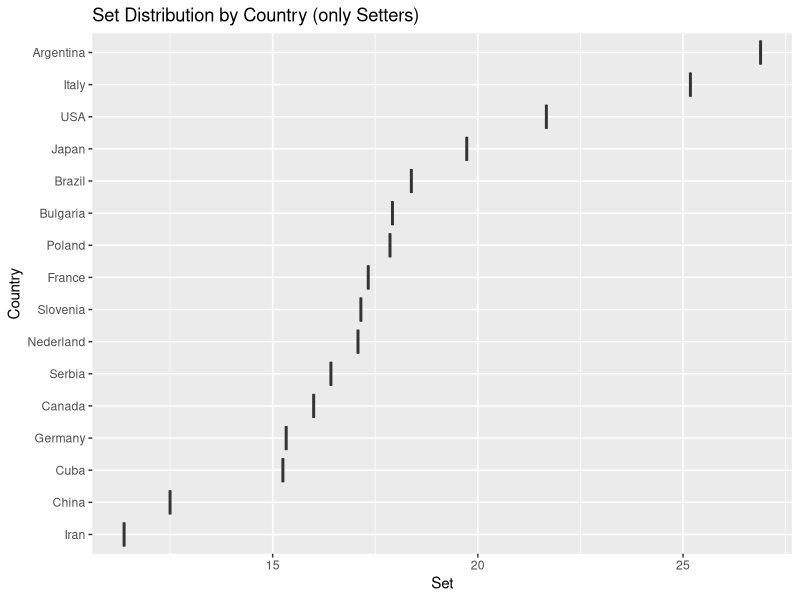
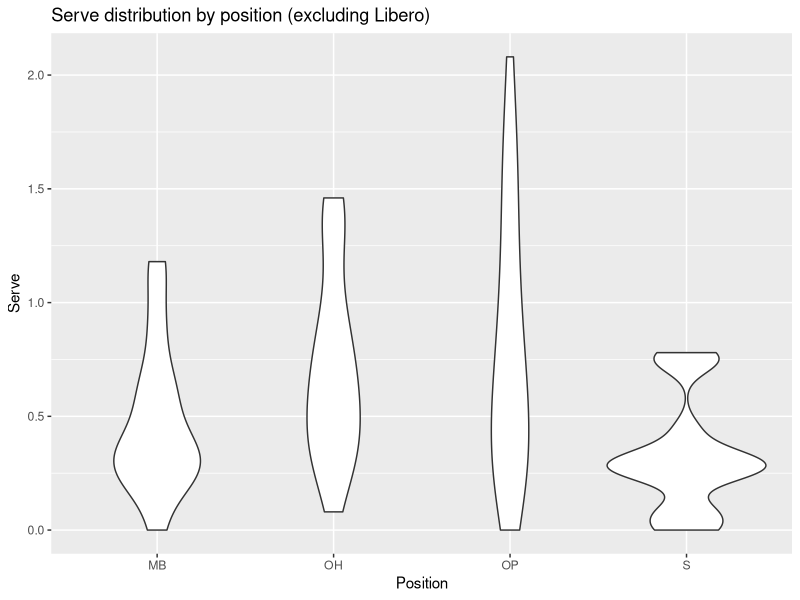
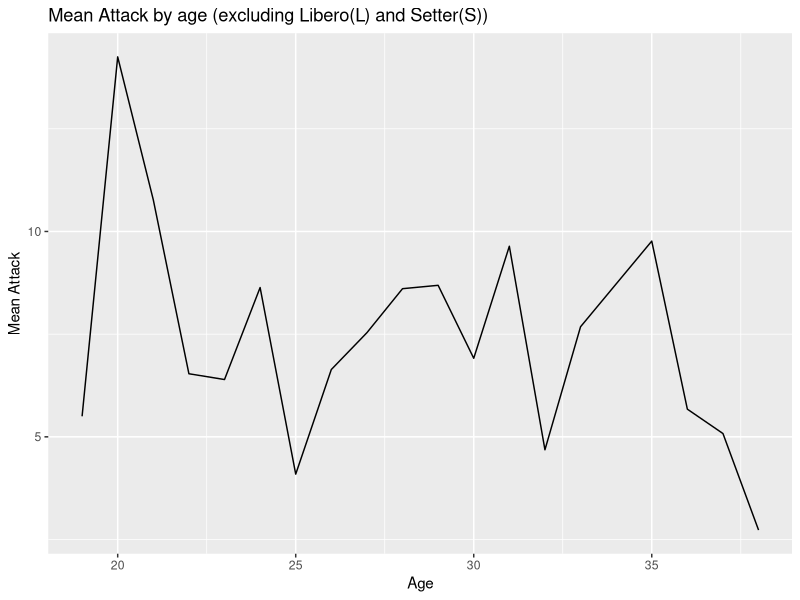
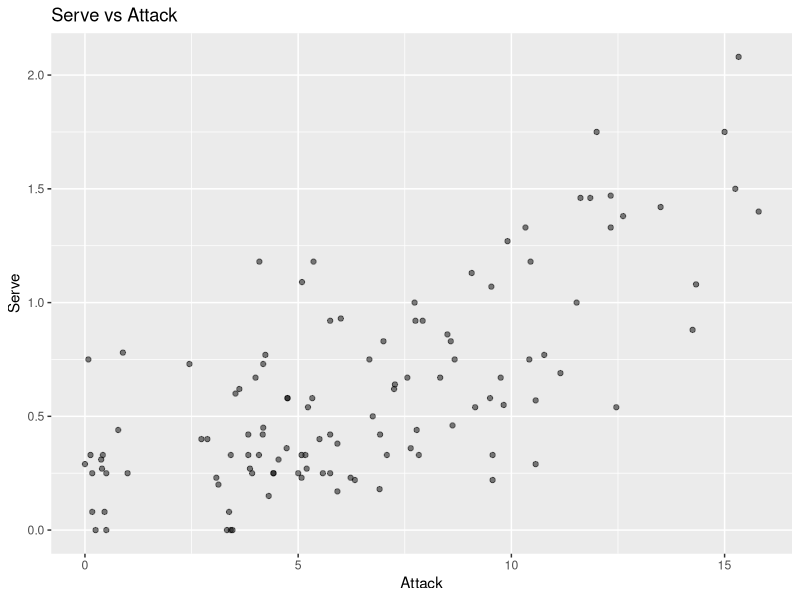

R code for these plots, in order:
## ---- chunk 1
library(tidyverse)

mydata <- read_csv("data/VNL2023.csv")

## ---- chunk 2
library(dplyr)
View(mydata)
summary(mydata)

## ---- chunk 3
# See how many people in each position
mydata %>%
    count(Position)
# See how many peopke in each country
mydata %>%
  count(Country)
# See how many peopke in each country
mydata %>%
  count(Age)


# See the mean value of Age
mean(mydata$Age)

# See the mean value of Age each Position
mydata %>%
  group_by(Position) %>%
  summarise(mean_age = mean(Age), na.rm = TRUE)

#See the mean value of Attack in each country without Libero and Setter
mydata %>%
  filter(Position %in% c('OH', 'MB', "OP")) %>%
  group_by(Country) %>%
  summarise(mean_attack_country = mean(Attack, na.rm=TRUE)) %>%
  arrange(mean_attack_country)

#See the mean value of Attack in each age without Libero and Setter
mydata %>%
  filter(Position %in% c('OH', 'MB', "OP")) %>%
  group_by(Age) %>%
  summarise(mean_attack_age = mean(Attack, na.rm=TRUE)) %>%
  arrange(mean_attack_age)
  
#See the mean value of Block in each country without Libero 
mydata %>%
  filter(Position != 'L') %>%
  group_by(Country) %>%
  summarise(mean_block_country = mean(Block, na.rm=TRUE)) %>%
  arrange(mean_block_country)

#See the mean value of Block in each age without Libero and Setter
mydata %>%
  filter(Position %in% c('OH', 'MB', "OP")) %>%
  group_by(Age) %>%
  summarise(mean_block_age = mean(Block, na.rm=TRUE)) %>%
  arrange(mean_block_age)

# See the mean value of Set in each country
mydata %>%
  filter(Position == 'S') %>%
  group_by(Country) %>%
  summarise(mean_set_country = mean(Set, na.rm=TRUE)) %>%
  arrange(mean_set_country)

# See the mean value of Set in each age
mydata %>%
  filter(Position == 'S') %>%
  group_by(Age) %>%
  summarise(mean_set_age = mean(Set, na.rm=TRUE)) %>%
  arrange(mean_set_age)






# See the median of Attack of each Position
mydata %>%
  group_by(Position) %>%
  summarise(median_attack = median(Attack, na.rm = TRUE))

# See the median of Dig of each Position
mydata %>%
  group_by(Position) %>%
  summarise(median_dig = median(Dig, na.rm = TRUE)) %>%
  arrange(desc(median_dig))

# See the median value of Attack in each country without Libero and Setter
mydata %>%
  filter(Position %in% c('OH', 'MB', "OP")) %>%
  group_by(Country) %>%
  summarise(median_attack_country = median(Attack, na.rm=TRUE)) %>%
  arrange(median_attack_country)



# See the Satndard Deviation of Age
sd(mydata$Age)


# See the minimum of Age
min(mydata$Age)

# See the minimum rate of the Attack in each country without Libero and Setter
mydata %>%
  filter(Position %in% c('OH', 'MB', "OP")) %>%
  group_by(Country) %>%
  summarise(min_attack_country = min(Attack, na.rm = TRUE)) %>%
  arrange(min_attack_country)
  


# See the max value of Age
max(mydata$Age)
## ---- chunk 4
# insert code here
# See the set accuracy by each country
mydata %>%
  filter(Position == 'S') %>% # filternign to setters only
  ggplot(aes(x = Set, y = fct_reorder(Country, Set, median))) +
  geom_boxplot() +
  labs(
    title = "Set Distribution by Country (only Setters)",
    x = "Set",
    y = "Country"
  )


## ---- chunk 5
# insert code here

# See the Serve distribution by position (excluding Libero)

mydata %>%
  filter(!Position %in% c("L")) %>% #Libero doesn't serve
  group_by(Position) %>%
  ggplot(aes(x = Position, y = Serve)) +
  geom_violin() +
  labs(
    title = "Serve distribution by position (excluding Libero)",
    x = "Position",
    y = "Serve"
  )

## ---- chunk 6
# insert code here

# See mean attack by age
mydata %>%
  filter(Position %in% c('MB', 'OH', 'OP')) %>%
  group_by(Age) %>%
  summarize(mean_attack = mean(Attack)) %>%
  ggplot(aes(x = Age, y = mean_attack)) +
  geom_line() +
labs(
    title = "Mean Attack by age (excluding Libero(L) and Setter(S))",
    x = "Age",
    y = "Mean Attack"
  )

## ---- chunk 7
# insert code here
#See the relationship between serve and attack

mydata %>%
  filter(Position != 'L') %>%
  ggplot(aes(x = Attack, y = Serve)) +
  geom_point(alpha = 0.5) +
  labs(
    title = "Serve vs Attack",
    x = "Attack",
    y = "Serve"
  )
